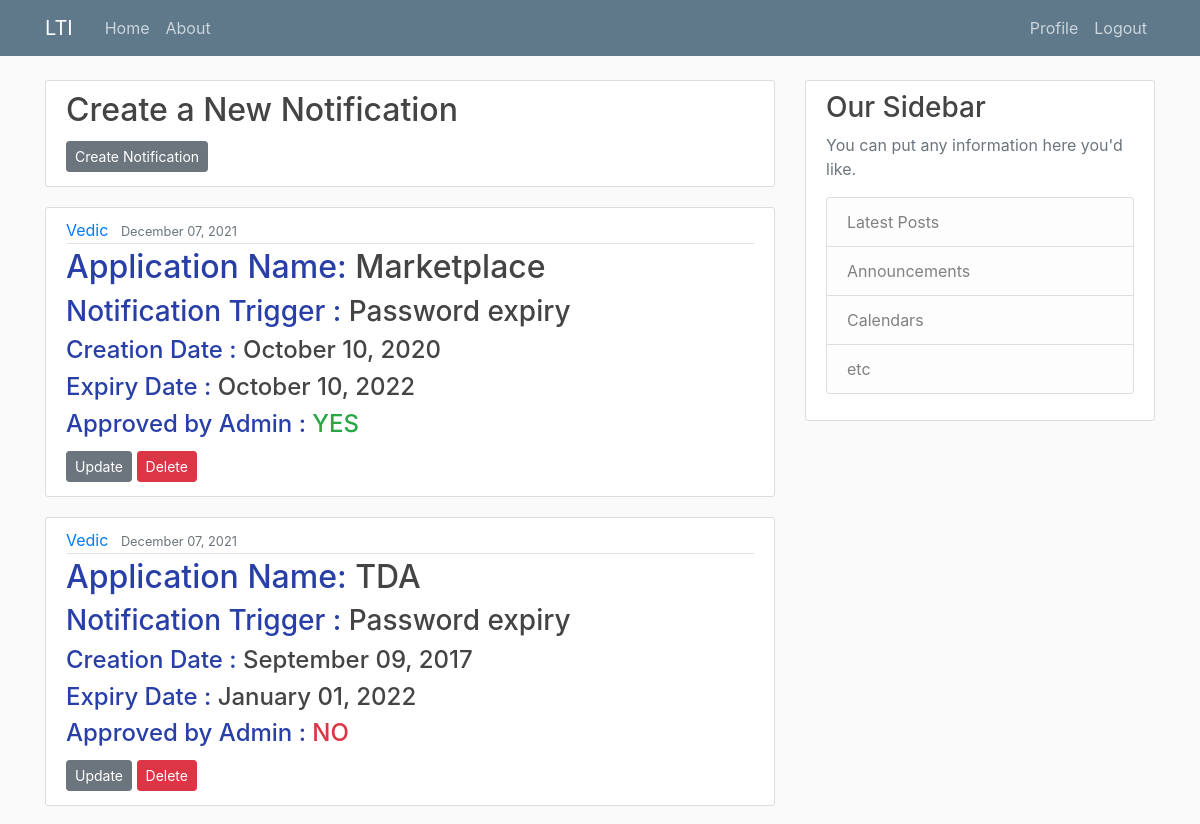
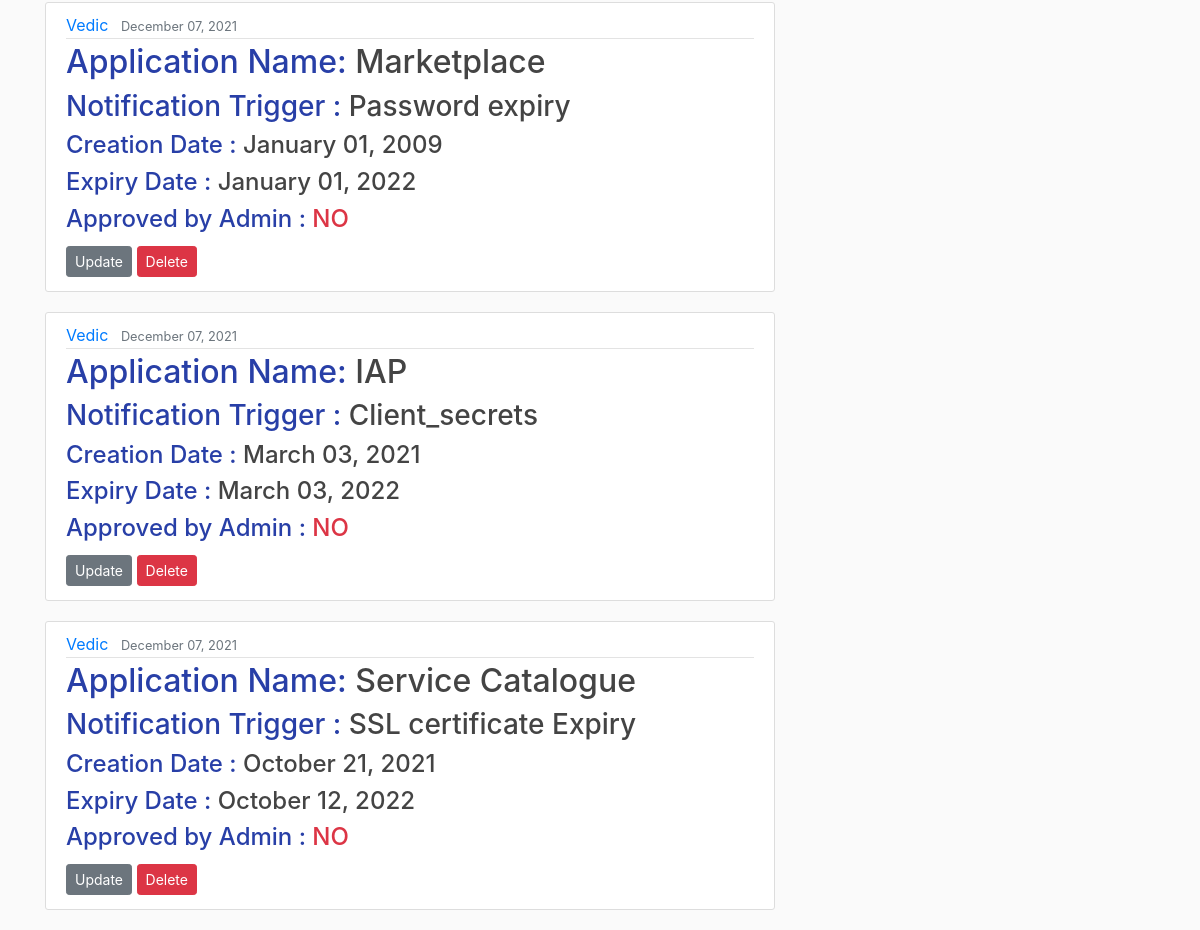
The page / (signed in) on the database its author committed (2 pictures, top to bottom).
### blog/models.py (models this page shows, shortened)
class Query(models.Model):
    approved = models.BooleanField(default = False)
    creator = models.ForeignKey(User, on_delete=models.CASCADE)
    Application = models.CharField(max_length=20, choices=App_NameChoices, default = 'ACE')
    Notification = models.CharField(max_length=40, choices=NotiTriggerForChoices, default = 'SSL certificate Expiry')
    date_posted = models.DateTimeField(default=timezone.now)
    created = models.DateField()
    expiry = models.DateField()
    frequency = models.CharField(max_length=10, choices=FreqChoices, default = 'hrs')
    nos = models.CharField(max_length=2)

### blog/views.py (the view)
# urls.py: path('', QueryListView.as_view(), name='blog-home'),
class QueryListView(ListView):
    model = Query
    template_name = 'blog/home.html'  # <app>/<model>_<viewtype>.html
    context_object_name = 'queries'
    ordering = ['-date_posted']
    for query in Query.objects.all():
        date_c = query.created
        date_e = query.expiry

### blog/templates/blog/home.html
{% extends "blog/base.html" %}
{% block content %}
{% if user.is_anonymous %}
<h1 class="display-1">NOTIFICATION CREATION SYSTEM</h1>
{% else %}
<article class="media content-section">
  <div class="media-body">
    <h2>Create a New Notification</h2>
    <a class="btn btn-secondary btn-sm mt-1 mb-1" href="{% url 'query-create' %}">Create Notification</a>
  </div>
</article>
{% endif %}
    {% for query in queries %}
    {% if query.creator == user %}
        <article class="media content-section">
          <div class="media-body">
            <div class="article-metadata">
              <a class="mr-2" href="#">{{ query.creator }}</a>
              <small class="text-muted">{{ query.date_posted|date:"F d, Y" }}</small>
            </div >
            <h2><span style="color:#283fa7;">Application Name:</span> {{ query.Application }}</h2>
            <h3><span style="color:#283fa7;"> Notification Trigger : </span> {{ query.Notification }}</h3>
            <h4><span style="color:#283fa7;">Creation Date : </span>{{ query.created|date:"F d, Y" }}</h4>
            <h4><span style="color:#283fa7;">Expiry Date : </span>{{ query.expiry|date:"F d, Y" }}</h4>
            {% if query.approved == True %}
            <h4 ><span style="color:#283fa7;" >Approved by Admin : </span><span style="color:#28a745;">YES</span></h4>
            {% else %}
            <h4 ><span style="color:#283fa7;" >Approved by Admin : </span><span style="color:#dc3545;">NO</span></h4>
            {% endif %}
            <a class="btn btn-secondary btn-sm mt-1 mb-1" href="{% url 'query-update' query.id %}">Update</a>
            <a class="btn btn-danger btn-sm mt-1 mb-1" href="{% url 'query-delete' query.id %}">Delete</a>
          </div>
        </article>
        {% endif %}
    {% endfor %}
{% endblock content %}

### blog/templates/blog/base.html (shortened to what this page needs)
{% load static %}
<!DOCTYPE html>
<html>
<head>
    <link rel="stylesheet" href="https://maxcdn.bootstrapcdn.com/bootstrap/4.0.0/css/bootstrap.min.css">
    <link rel="stylesheet" type="text/css" href="{% static 'blog/main.css' %}">
</head>
<body>
    <header class="site-header">
      <nav class="navbar navbar-expand-md navbar-dark bg-steel fixed-top">
        <div class="container">
          <a class="navbar-brand mr-4" href="{% url 'blog-home' %}">LTI</a>
          <div class="collapse navbar-collapse" id="navbarToggle">
            <div class="navbar-nav mr-auto">
              <a class="nav-item nav-link" href="{% url 'blog-home' %}">Home</a>
              <a class="nav-item nav-link" href="{% url 'blog-about' %}">About</a>
            </div>
            <div class="navbar-nav">
              {% if user.is_authenticated %}
                <a class="nav-item nav-link" href="{% url 'profile' %}">Profile</a>
                <a class="nav-item nav-link" href="{% url 'logout' %}">Logout</a>
              {% else %}
                <a class="nav-item nav-link" href="{% url 'login' %}">Login</a>
                <a class="nav-item nav-link" href="{% url 'register' %}">Register</a>
                <a class="nav-item nav-link" href="{% url 'admin:index' %}">Admin Login</a>
              {% endif %}
            </div>
          </div>
        </div>
      </nav>
    </header>
    <main role="main" class="container">
      <div class="row">
        <div class="col-md-8">
          {% block content %}{% endblock %}
        </div>
        <div class="col-md-4">
          <div class="content-section">
            <h3>Our Sidebar</h3>
            <p class='text-muted'>You can put any information here you'd like.
              <ul class="list-group">
                <li class="list-group-item list-group-item-light">Latest Posts</li>
                <li class="list-group-item list-group-item-light">Announcements</li>
                <li class="list-group-item list-group-item-light">Calendars</li>
                <li class="list-group-item list-group-item-light">etc</li>
              </ul>
            </p>
          </div>
        </div>
      </div>
    </main>
</body>
</html>

### blog/static/blog/main.css (style rules this page uses)
body { background: #fafafa; color: #333333; margin-top: 5rem; }
h1, h2, h3, h4, h5, h6 { color: #444444; }
ul { margin: 0; }
.bg-steel { background-color: #5f788a; }
.site-header .navbar-nav .nav-link { color: #cbd5db; }
.content-section { background: #ffffff; padding: 10px 20px; border: 1px solid #dddddd; border-radius: 3px; margin-bottom: 20px; }
.article-metadata { padding-bottom: 1px; margin-bottom: 4px; border-bottom: 1px solid #e3e3e3 }

### rows shown on the page
Query: creator "Vedic", date_posted "December 07, 2021", Application "Marketplace", Notification "Password expiry", created "October 10, 2020", expiry "October 10, 2022", shows "Approved by Admin :", approved "YES"
Query: creator "Vedic", date_posted "December 07, 2021", Application "TDA", Notification "Password expiry", created "September 09, 2017", expiry "January 01, 2022", shows "Approved by Admin :", approved "NO"
Query: creator "Vedic", date_posted "December 07, 2021", Application "Marketplace", Notification "Password expiry", created "January 01, 2009", expiry "January 01, 2022", shows "Approved by Admin :", approved "NO"
Query: creator "Vedic", date_posted "December 07, 2021", Application "IAP", Notification "Client_secrets", created "March 03, 2021", expiry "March 03, 2022", shows "Approved by Admin :", approved "NO"
Query: creator "Vedic", date_posted "December 07, 2021", Application "Service Catalogue", Notification "SSL certificate Expiry", created "October 21, 2021", expiry "October 12, 2022", shows "Approved by Admin :", approved "NO"
